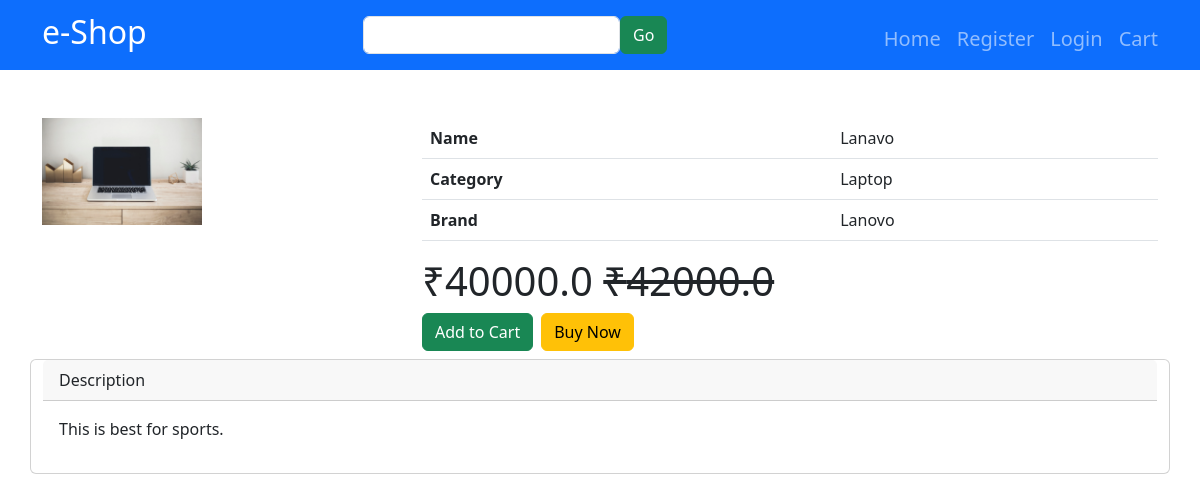
/product/lanavo/, run on the app's committed database.
### shop/models.py (models this page shows, shortened)
class Product(models.Model):
    name=models.CharField(max_length=200)
    category=models.ForeignKey(Category, on_delete=models.CASCADE)
    description=models.TextField()
    image=models.ImageField()
    price=models.FloatField()
    slug=models.SlugField( null=True,blank=True)
    discount_price=models.FloatField(null=True,blank=True)
    brand=models.CharField(max_length=200)

class Category(models.Model):
    title=models.CharField(max_length=200)
    description=models.TextField(null=True)
    slug=models.SlugField()
    def __str__(self):
        return self.title

### shop/views.py (the view)
# urls.py: path('product/<slug>/',singleView,name="singleView"),
def singleView(r,slug):
    categoryData=Category.objects.all()
    data={}
    data['category']=categoryData
    data['product']=Product.objects.get(slug=slug)
    return render(r,"singleView.html",data)

### templates/singleView.html
{% extends "base.html" %}
{% block content %}
    <div class="container mt-4">
        <div class="col-12">
            <div class="row">
                <div class="col-4">
                    <img src="{{product.image.url}}" style="width:45%" alt="">
                </div>
                <div class="col-8">
                        <table class="table">
                            <tr>
                                <th>Name</th>
                                <td>{{product.name}}</td>
                            </tr>
                            <tr>
                                <th>Category</th>
                                <td>{{product.category}}</td>
                            </tr>
                            <tr>
                                <th>Brand</th>
                                <td>{{product.brand}}</td>
                            </tr>
                        </table>
                        {% if product.discount_price %}
                        <h1>₹{{product.discount_price}} <del>₹{{product.price}}</del></h1>
                        {% else %}
                        <h1>₹{{product.price}}</h1>
                        {% endif %}
                        <div class="d-flex gap-2 mb-2">
                            <a href="{% url 'addCart' product.slug %}" class="btn btn-success">Add to Cart</a>
                            <a href="" class="btn btn-warning">Buy Now</a>
                        </div>
                </div>
            </div>
            <div class="row">
                <div class="card">
                    <div class="card-header">Description</div>
                    <div class="card-body">
                        <p>{{product.description}}</p>
                    </div>
                </div>
            </div>
        </div>
    </div>
{% endblock content %}

### data on the page
Product: image (picture), name "Lanavo", category "Laptop", brand "Lanovo", discount_price "40000.0", price "42000.0", description "This is best for sports."
